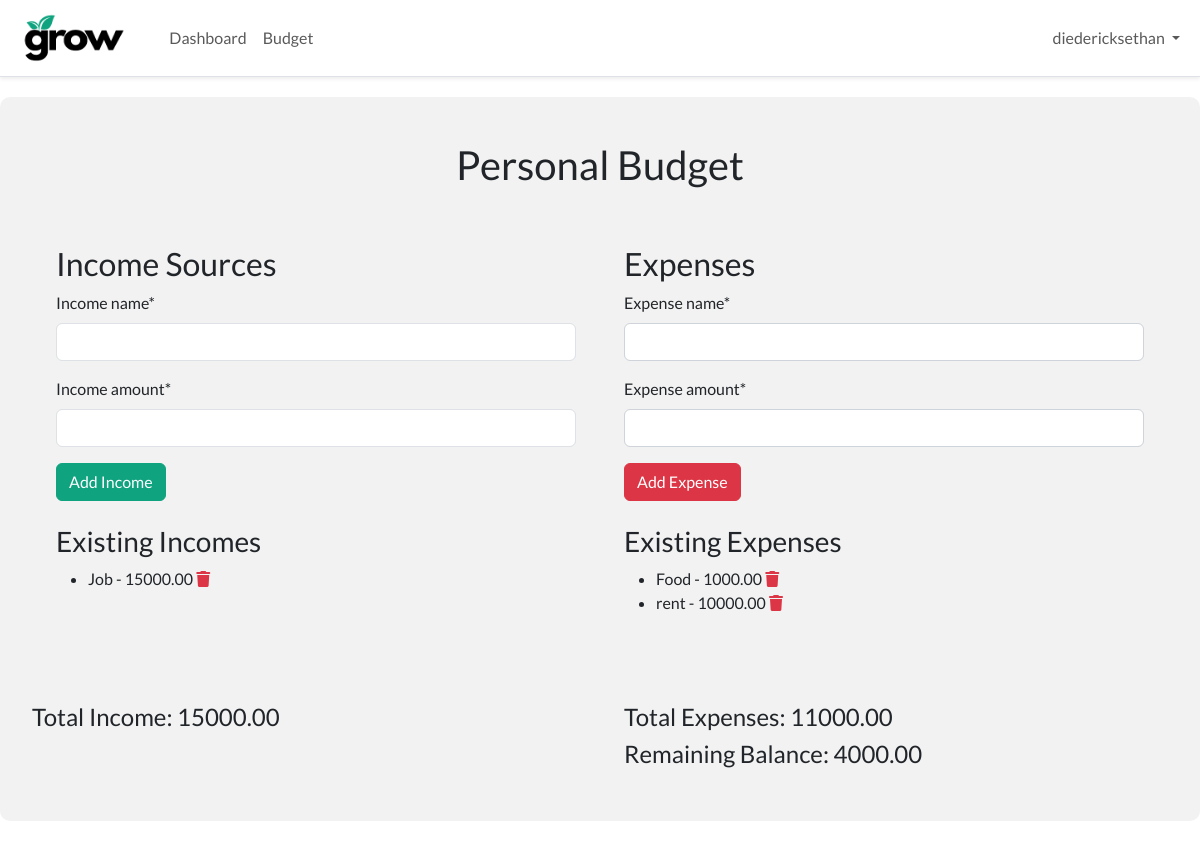
The app's page /budget/ (signed in) with its own data.
### users/models.py (models this page shows)
class CustomUser(AbstractUser):
    pass

### budget/models.py (models this page shows, shortened)
class Income(models.Model):
    user = models.ForeignKey(get_user_model(), on_delete=models.CASCADE)
    income_name = models.CharField(max_length=150)
    income_amount = models.DecimalField(max_digits=10, decimal_places=2)
    date_created = models.DateTimeField(default=timezone.now)

class Expense(models.Model):
    user = models.ForeignKey(get_user_model(), on_delete=models.CASCADE)
    expense_name = models.CharField(max_length=150)
    expense_amount = models.DecimalField(max_digits=10, decimal_places=2)
    date_created = models.DateTimeField(default=timezone.now)

### budget/views.py (the view)
# urls.py: path('budget/', budget_view, name='budget'),
def budget_view(request):
    incomes = Income.objects.filter(user=request.user)
    expenses = Expense.objects.filter(user=request.user)
    total_income = sum(income.income_amount for income in incomes)
    total_expenses = sum(expense.expense_amount for expense in expenses)
    remaining_balance = total_income - total_expenses
    if request.method == 'POST':
        if 'income_submit' in request.POST:
            form = IncomeForm(request.POST)
            if form.is_valid():
                income = form.save(commit=False)
                income.user = request.user
                income.save()
                return redirect('budget')
        elif 'expense_submit' in request.POST:
            form = ExpenseForm(request.POST)
            if form.is_valid():
                expense = form.save(commit=False)
                expense.user = request.user
                expense.save()
                return redirect('budget')
    else:
        income_form = IncomeForm()
        expense_form = ExpenseForm()
    return render(request, 'budget.html', {
        'incomes': incomes,
        'expenses': expenses,
        'income_form': income_form,
        'expense_form': expense_form,
        'total_income': total_income,
        'total_expenses': total_expenses,
        'remaining_balance': remaining_balance,
    })

### budget/forms.py
class IncomeForm(forms.ModelForm):
    class Meta:
        model = Income
        fields = ['income_name', 'income_amount']

class ExpenseForm(forms.ModelForm):
    class Meta:
        model = Expense
        fields = ['expense_name', 'expense_amount']

### templates/budget.html (shortened to what this page needs)
{% extends '_base.html' %}
{% load static %}
{% load crispy_forms_tags%}
{% block content %}
<div class="budget-container">
    <div class="row p-4">
        <div class="text-center mb-4">
            <h1>Personal Budget</h1>
        </div>
        <div class="col-md-6 p-4">
            <h2>Income Sources</h2>
            <form method="post">
                {{ income_form | crispy }}
                <button type="submit" name="income_submit" class="btn btn-custom">Add Income</button>
            </form>
            <div class="mt-4">
                <h3>Existing Incomes</h3>
                <ul>
                    {% for income in incomes %}
                        <li>
                            {{ income.income_name }} - {{ income.income_amount }}
                            <a href="{% url 'delete_income' income.id %}"><i class="fa-solid fa-trash" style="color: #dc3545;"></i></a>
                        </li>
                    {% endfor %}
                </ul>
            </div>
        </div>
        <div class="col-md-6 p-4">
            <h2>Expenses</h2>
            <form method="post" class="expense-form">
                {{ expense_form | crispy }}
                <button type="submit" name="expense_submit" class="btn btn-danger">Add Expense</button>
            </form>
            <div class="mt-4">
                <h3>Existing Expenses</h3>
                <ul>
                    {% for expense in expenses %}
                        <li>
                            {{ expense.expense_name }} - {{ expense.expense_amount }}
                            <a href="{% url 'delete_expense' expense.id %}"><i class="fa-solid fa-trash" style="color: #dc3545;"></i></a>
                        </li>
                    {% endfor %}
                </ul>
            </div>
        </div>
    </div>
    <div class="row">
        <div class="col-md-6 p-4">
            <h4>Total Income: {{ total_income }}</h4>
        </div>
        <div class="col-md-6 p-4">
            <h4>Total Expenses: {{ total_expenses }}</h4>
            <h4>Remaining Balance: {{ remaining_balance }}</h4>
        </div>
    </div>
</div>
{% endblock content %}

### templates/_base.html (shortened to what this page needs)
{% load static %}
<!DOCTYPE html>
<html lang="en">
<head>
    <link rel="stylesheet" href="https://cdnjs.cloudflare.com/ajax/libs/font-awesome/6.5.1/css/all.min.css" />
    <link href="https://cdn.jsdelivr.net/npm/bootstrap@5.3.2/dist/css/bootstrap.min.css" rel="stylesheet">
    <link rel="stylesheet" href="{% static 'css/main.css' %}">
</head>
<body>
    {% if user.is_authenticated %}
      {% include 'header.html' %}
    {% endif %}
        {% block content %}
        {% endblock content %}
  </body>
</html>

### templates/header.html (shortened to what this page needs)
{%load static%}
<nav class="navbar navbar-expand-lg bg-white border-bottom shadow-sm">
    <div class="container-fluid">
      <a class="navbar-brand" href="{% url 'home' %}"><img src="{% static 'images/grow2.png' %}" style="height: 50px; width: 100%;"  alt=""></a>
      <div class="collapse navbar-collapse justify-content-between" id="navbarNavDropdown">
        <ul class="navbar-nav">
          <li class="nav-item mx-auto">
            <a class="nav-link" href="{% url 'dashboard' %}">Dashboard</a>
          </li>
            <li class="nav-item mx-auto">
              <a class="nav-link" href="{% url 'budget' %}">Budget</a>
            </li>
        </ul>
        <ul class="navbar-nav">
          {% if user.is_authenticated %}
          <li class="nav-item dropdown">
            <a class="nav-link dropdown-toggle" href="#" role="button" data-bs-toggle="dropdown" aria-expanded="false">
             {{ user.username }}
            </a>
          </li>
          {% endif %}
        </ul>
      </div>
    </div>
  </nav>

### static/css/main.css (style rules this page uses)
body { font-family: 'Lato', sans-serif; }
.btn-custom { color: #fff; background-color: #10a37f; border-color: #10a37f; }
.budget-container { background-color: #f2f2f2; border-radius: 10px; padding: 20px; margin: 20px auto; max-width: 1400px; }

### records on screen
CustomUser: username "diedericksethan"
Income: income_name "Job", income_amount "15000.00"
Expense: expense_name "Food", expense_amount "1000.00"
Expense: expense_name "rent", expense_amount "10000.00"

### other values on screen
{{ total_income }} "15000.00"
{{ total_expenses }} "11000.00"
{{ remaining_balance }} "4000.00"
